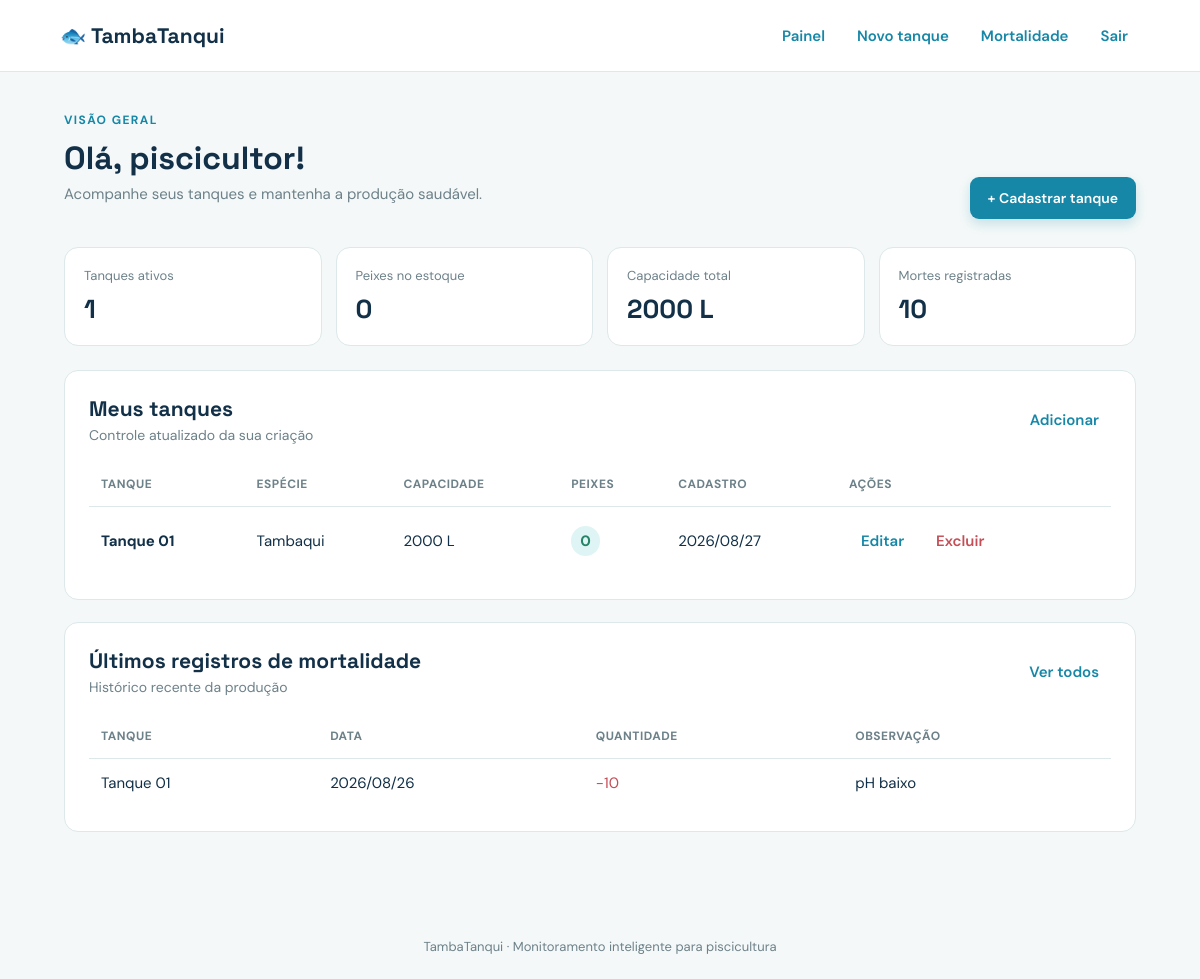
Screenshot of /index (signed in) with the database file from the repository.
### tables this page shows
CREATE TABLE tanques (
            id INTEGER PRIMARY KEY AUTOINCREMENT,
            nome TEXT NOT NULL,
            capacidade REAL NOT NULL,
            especie TEXT NOT NULL,
            data_cadastro TEXT NOT NULL,
            quantidade_inicial INTEGER NOT NULL,
            quantidade_atual INTEGER NOT NULL
        );

CREATE TABLE mortalidades (
        id INTEGER PRIMARY KEY AUTOINCREMENT, tanque_id INTEGER NOT NULL,
        data TEXT NOT NULL, quantidade INTEGER NOT NULL,
        observacao TEXT DEFAULT '',
        FOREIGN KEY (tanque_id) REFERENCES tanques(id) ON DELETE CASCADE);

### app.py (the view)
@app.route("/index")
@login_required
def index():
    db = get_db()
    tanques = db.execute("SELECT * FROM tanques ORDER BY id DESC").fetchall()
    mortes = db.execute("""SELECT m.*, t.nome AS tanque_nome FROM mortalidades m
        JOIN tanques t ON t.id = m.tanque_id ORDER BY m.data DESC, m.id DESC LIMIT 5""").fetchall()
    estatisticas = {"tanques": len(tanques), "peixes": sum(t["quantidade_atual"] for t in tanques),
                    "capacidade": sum(t["capacidade"] for t in tanques),
                    "mortes": db.execute("SELECT COALESCE(SUM(quantidade), 0) FROM mortalidades").fetchone()[0]}
    return render_template("index.html", tanques=tanques, mortes=mortes, estatisticas=estatisticas)

### app.py (called while the page is built)
def get_db():
    if "db" not in g:
        g.db = sqlite3.connect(DATABASE)
        g.db.row_factory = sqlite3.Row
    return g.db

@app.context_processor
def template_globals():
    return {"today": date.today().isoformat(), "usuario": session.get("usuario")}

def login_required(view):
    @wraps(view)
    def wrapped_view(*args, **kwargs):
        if "usuario_id" not in session:
            flash("Entre na sua conta para acessar o painel.", "error")
            return redirect(url_for("login", next=request.path))
        return view(*args, **kwargs)
    return wrapped_view

### templates/index.html
{% extends 'base.html' %}{% block title %}Painel · TambaTanqui{% endblock %}{% block content %}
<section class="hero"><div><p class="eyebrow">VISÃO GERAL</p><h1>Olá, piscicultor!</h1><p>Acompanhe seus tanques e mantenha a produção saudável.</p></div><a class="button" href="{{ url_for('cadastrar_tanque') }}">+ Cadastrar tanque</a></section>
<section class="stats"><div><span>Tanques ativos</span><strong>{{ estatisticas.tanques }}</strong></div><div><span>Peixes no estoque</span><strong>{{ estatisticas.peixes }}</strong></div><div><span>Capacidade total</span><strong>{{ '%.0f'|format(estatisticas.capacidade) }} L</strong></div><div><span>Mortes registradas</span><strong>{{ estatisticas.mortes }}</strong></div></section>
<section class="card"><div class="section-heading"><div><h2>Meus tanques</h2><p>Controle atualizado da sua criação</p></div><a href="{{ url_for('cadastrar_tanque') }}">Adicionar</a></div>
{% if tanques %}<div class="table-wrap"><table><thead><tr><th>Tanque</th><th>Espécie</th><th>Capacidade</th><th>Peixes</th><th>Cadastro</th><th>Ações</th></tr></thead><tbody>{% for tanque in tanques %}<tr><td><strong>{{ tanque.nome }}</strong></td><td>{{ tanque.especie }}</td><td>{{ '%.0f'|format(tanque.capacidade) }} L</td><td><span class="badge">{{ tanque.quantidade_atual }}</span></td><td>{{ tanque.data_cadastro|replace('-', '/') }}</td><td class="actions"><a href="{{ url_for('editar_tanque', id=tanque.id) }}">Editar</a><form method="post" action="{{ url_for('excluir_tanque', id=tanque.id) }}" onsubmit="return confirm('Excluir este tanque?')"><button class="link danger" type="submit">Excluir</button></form></td></tr>{% endfor %}</tbody></table></div>{% else %}<div class="empty"><p>Você ainda não cadastrou nenhum tanque.</p><a class="button" href="{{ url_for('cadastrar_tanque') }}">Cadastrar primeiro tanque</a></div>{% endif %}</section>
<section class="card"><div class="section-heading"><div><h2>Últimos registros de mortalidade</h2><p>Histórico recente da produção</p></div><a href="{{ url_for('mortalidade') }}">Ver todos</a></div>{% if mortes %}<div class="table-wrap"><table><thead><tr><th>Tanque</th><th>Data</th><th>Quantidade</th><th>Observação</th></tr></thead><tbody>{% for morte in mortes %}<tr><td>{{ morte.tanque_nome }}</td><td>{{ morte.data|replace('-', '/') }}</td><td class="danger-text">-{{ morte.quantidade }}</td><td>{{ morte.observacao or '—' }}</td></tr>{% endfor %}</tbody></table></div>{% else %}<p class="muted">Nenhum registro realizado ainda.</p>{% endif %}</section>
{% endblock %}

### templates/base.html (shortened to what this page needs)
<!doctype html>
<html lang="pt-BR">
<head><meta charset="UTF-8"><meta name="viewport" content="width=device-width, initial-scale=1"><title>{% block title %}TambaTanqui{% endblock %}</title><link rel="stylesheet" href="{{ url_for('static', filename='style.css') }}"></head>
<body>
<header class="topbar"><a class="brand" href="{{ url_for('home') }}">🐟 TambaTanqui</a><nav>{% if usuario %}<a href="{{ url_for('index') }}">Painel</a><a href="{{ url_for('cadastrar_tanque') }}">Novo tanque</a><a href="{{ url_for('mortalidade') }}">Mortalidade</a><a href="{{ url_for('logout') }}">Sair</a>{% else %}<a href="{{ url_for('login') }}">Entrar</a><a href="{{ url_for('cadastro') }}">Criar conta</a>{% endif %}</nav></header>
<main class="container">
{% block content %}{% endblock %}
</main><footer>TambaTanqui · Monitoramento inteligente para piscicultura</footer>
</body></html>

### static/style.css (style rules this page uses)
:root { --navy:#123047;--blue:#1687a7;--cyan:#dff5f5;--bg:#f4f8f8;--muted:#6d8189;--line:#dce8e9;--red:#c64d55;--green:#278567 }
* { box-sizing:border-box }
body { margin:0;background:var(--bg);color:var(--navy);font:15px 'DM Sans',sans-serif }
h1,h2,p { margin-top:0 }
h1,h2,.brand { font-family:'Space Grotesk',sans-serif }
h1 { font-size:32px;margin-bottom:8px }
h2 { font-size:21px;margin-bottom:4px }
.topbar { height:72px;background:#fff;border-bottom:1px solid var(--line);display:flex;align-items:center;justify-content:space-between;padding:0 max(5vw,24px) }
.brand { color:var(--navy);font-size:21px;font-weight:700;text-decoration:none }
.topbar nav { display:flex;gap:8px }
.topbar nav a,.section-heading>a,.actions a { color:var(--blue);font-weight:600;text-decoration:none;padding:10px 12px;border-radius:8px }
.container { max-width:1120px;margin:0 auto;padding:40px 24px 60px }
.hero { display:flex;align-items:end;justify-content:space-between;margin-bottom:28px }
.hero h1 { margin-bottom:6px }
.hero p:not(.eyebrow),.muted,.section-heading p { color:var(--muted) }
.eyebrow { color:var(--blue);font-size:12px;font-weight:700;letter-spacing:1.4px;margin-bottom:10px }
.button { display:inline-block;background:var(--blue);color:white;border:0;border-radius:9px;padding:12px 18px;font:600 14px 'DM Sans';text-decoration:none;cursor:pointer;box-shadow:0 5px 12px #1687a733 }
.stats { display:grid;grid-template-columns:repeat(4,1fr);gap:14px;margin-bottom:24px }
.stats div,.card { background:#fff;border:1px solid var(--line);border-radius:14px }
.stats div { padding:19px }
.stats span { display:block;color:var(--muted);font-size:13px;margin-bottom:8px }
.stats strong { font:700 26px 'Space Grotesk' }
.card { padding:24px;margin-bottom:22px }
.section-heading { display:flex;justify-content:space-between;align-items:center;margin-bottom:18px }
.section-heading p { margin:0;font-size:14px }
.table-wrap { overflow-x:auto }
table { width:100%;border-collapse:collapse }
th,td { text-align:left;padding:14px 12px;border-bottom:1px solid var(--line);white-space:nowrap }
th { color:var(--muted);font-size:12px;text-transform:uppercase;letter-spacing:.5px }
tr:last-child td { border-bottom:0 }
.actions { display:flex;align-items:center;gap:8px }
.link { background:none;border:0;padding:10px 12px;font:600 15px 'DM Sans';cursor:pointer }
.danger,.danger-text { color:var(--red) }
.badge { background:var(--cyan);color:var(--green);padding:5px 9px;border-radius:20px;font-weight:700 }
footer { text-align:center;color:var(--muted);padding:24px;font-size:13px }

### rows the page displays
tanques: nome "Tanque 01", especie "Tambaqui", capacidade "2000", quantidade_atual "0", data_cadastro "2026/08/27"
mortalidades: tanque_nome "Tanque 01", data "2026/08/26", quantidade "10", observacao "pH baixo"

### other values shown
{{ estatisticas.tanques }} "1"
{{ estatisticas.peixes }} "0"
{{ '%.0f'|format(estatisticas.capacidade) }} "2000"
{{ estatisticas.mortes }} "10"
